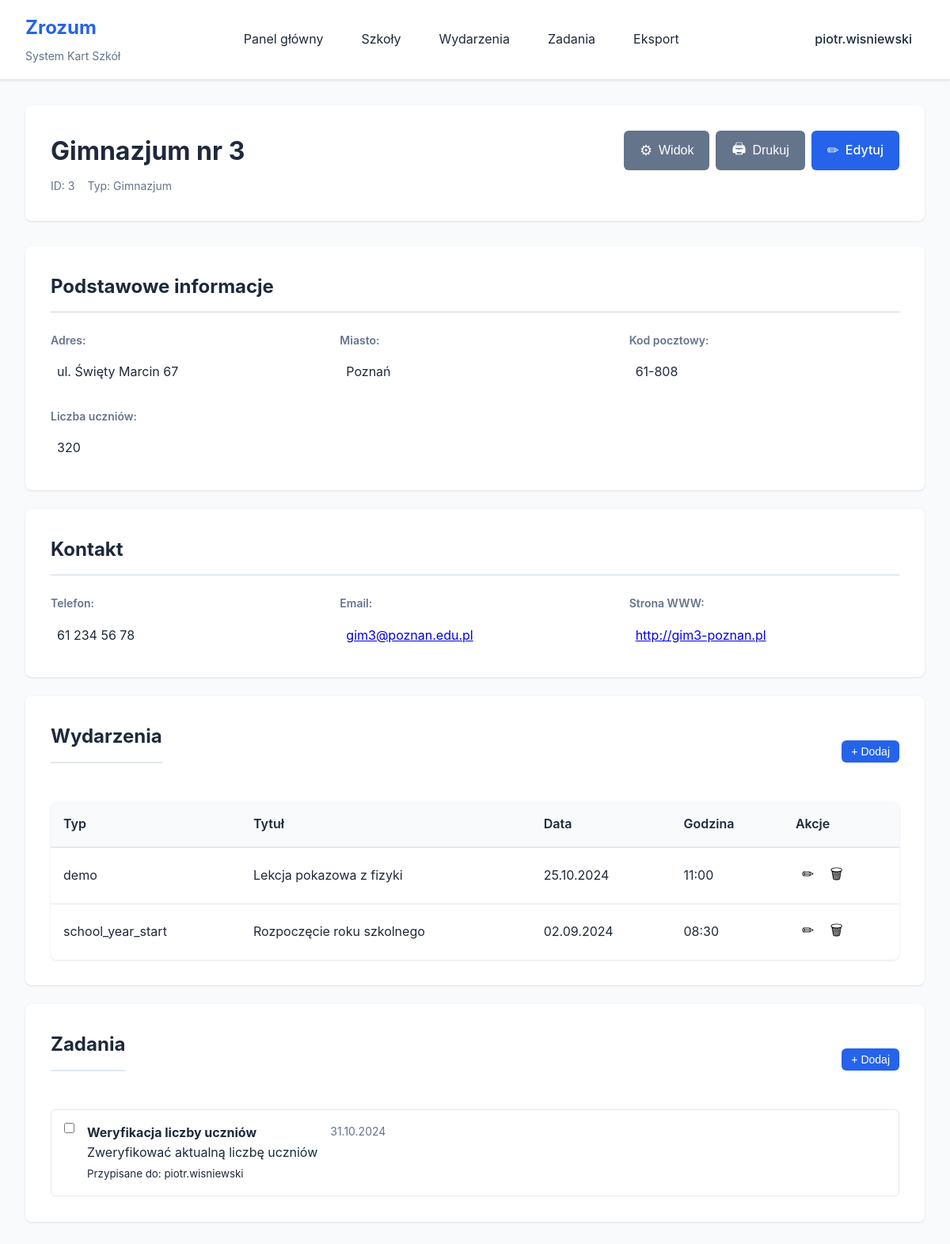
Screenshot of /school_card.php?id=3 (signed in) with the database file from the repository.
### tables this page shows
CREATE TABLE IF NOT EXISTS users (
    id INT AUTO_INCREMENT PRIMARY KEY,
    username VARCHAR(50) UNIQUE NOT NULL,
    email VARCHAR(100) UNIQUE NOT NULL,
    password_hash VARCHAR(255) NOT NULL,
    role ENUM('admin', 'worker', 'call_center') DEFAULT 'worker',
    created_at TIMESTAMP DEFAULT CURRENT_TIMESTAMP,
    updated_at TIMESTAMP DEFAULT CURRENT_TIMESTAMP ON UPDATE CURRENT_TIMESTAMP,
    last_login TIMESTAMP NULL,
    INDEX idx_username (username),
    INDEX idx_email (email)
);

CREATE TABLE IF NOT EXISTS schools (
    id INT AUTO_INCREMENT PRIMARY KEY,
    name VARCHAR(255) NOT NULL,
    address TEXT,
    city VARCHAR(100),
    postal_code VARCHAR(20),
    phone VARCHAR(50),
    email VARCHAR(100),
    website VARCHAR(255),
    school_type VARCHAR(100),
    student_count INT,
    notes TEXT,
    created_at TIMESTAMP DEFAULT CURRENT_TIMESTAMP,
    updated_at TIMESTAMP DEFAULT CURRENT_TIMESTAMP ON UPDATE CURRENT_TIMESTAMP,
    created_by INT,
    FOREIGN KEY (created_by) REFERENCES users(id) ON DELETE SET NULL,
    INDEX idx_name (name),
    INDEX idx_city (city)
);

CREATE TABLE IF NOT EXISTS events (
    id INT AUTO_INCREMENT PRIMARY KEY,
    school_id INT NOT NULL,
    event_type ENUM('school_year_start', 'meeting', 'demo', 'other') NOT NULL,
    title VARCHAR(255) NOT NULL,
    description TEXT,
    event_date DATE NOT NULL,
    event_time TIME,
    created_by INT,
    created_at TIMESTAMP DEFAULT CURRENT_TIMESTAMP,
    updated_at TIMESTAMP DEFAULT CURRENT_TIMESTAMP ON UPDATE CURRENT_TIMESTAMP,
    FOREIGN KEY (school_id) REFERENCES schools(id) ON DELETE CASCADE,
    FOREIGN KEY (created_by) REFERENCES users(id) ON DELETE SET NULL,
    INDEX idx_event_date (event_date),
    INDEX idx_event_type (event_type),
    INDEX idx_school (school_id)
);

CREATE TABLE IF NOT EXISTS tasks (
    id INT AUTO_INCREMENT PRIMARY KEY,
    school_id INT,
    assigned_to INT NOT NULL,
    task_type VARCHAR(100) NOT NULL,
    title VARCHAR(255) NOT NULL,
    description TEXT,
    due_date DATE,
    status ENUM('pending', 'completed', 'overdue') DEFAULT 'pending',
    created_by INT,
    created_at TIMESTAMP DEFAULT CURRENT_TIMESTAMP,
    completed_at TIMESTAMP NULL,
    FOREIGN KEY (school_id) REFERENCES schools(id) ON DELETE CASCADE,
    FOREIGN KEY (assigned_to) REFERENCES users(id) ON DELETE CASCADE,
    FOREIGN KEY (created_by) REFERENCES users(id) ON DELETE SET NULL,
    INDEX idx_assigned (assigned_to, status),
    INDEX idx_due_date (due_date)
);

### config/session.php (called while the page is built, shortened)
<?php
function getCurrentUserId() {
    return $_SESSION['user_id'] ?? null;
}
function getCurrentUser() {
    $pdo = getDBConnection();
    $stmt = $pdo->prepare("SELECT id, username, email, role, created_at FROM users WHERE id = ?");
    $stmt->execute([getCurrentUserId()]);
    return $stmt->fetch();
}
?>

### school_card.php (the view, shortened to what this page needs)
<?php
require_once 'config/session.php';
$user = getCurrentUser();
$pdo = getDBConnection();
$school_id = isset($_GET['id']) ? intval($_GET['id']) : 0;
$stmt = $pdo->prepare("SELECT * FROM schools WHERE id = ?");
$stmt->execute([$school_id]);
$school = $stmt->fetch();
$stmt = $pdo->prepare("
    SELECT * FROM events
    WHERE school_id = ?
    ORDER BY event_date DESC, event_time DESC
");
$stmt->execute([$school_id]);
$events = $stmt->fetchAll();
$stmt = $pdo->prepare("
    SELECT t.*, u.username as assigned_to_name
    FROM tasks t
    LEFT JOIN users u ON t.assigned_to = u.id
    WHERE t.school_id = ?
    ORDER BY t.due_date ASC, t.status
");
$stmt->execute([$school_id]);
$tasks = $stmt->fetchAll();
$stmt = $pdo->prepare("
    SELECT preference_value FROM user_preferences
    WHERE user_id = ? AND preference_key = 'school_card_visible_sections'
");
$stmt->execute([$user['id']]);
$visible_sections_pref = $stmt->fetchColumn();
$visible_sections = $visible_sections_pref ? json_decode($visible_sections_pref, true) : [];
?>
<!DOCTYPE html>
<html lang="pl">
<head>
    <link rel="stylesheet" href="public/css/style.css">
</head>
<body>
    <?php include 'includes/header.php'; ?>
    <div class="container">
        <div class="school-card-header">
            <div class="school-card-title">
                <h1><?= htmlspecialchars($school['name']) ?></h1>
                <div class="school-meta">
                    <span>ID: <?= $school['id'] ?></span>
                    <?php if ($school['school_type']): ?>
                    <span>Typ: <?= htmlspecialchars($school['school_type']) ?></span>
                    <?php endif; ?>
                </div>
            </div>
            <div class="school-card-actions">
                <button onclick="toggleSectionSettings()" class="btn btn-secondary">
                    <span class="icon">⚙</span> Widok
                </button>
                <button onclick="window.print()" class="btn btn-secondary">
                    <span class="icon">🖨</span> Drukuj
                </button>
                <a href="school_edit.php?id=<?= $school_id ?>" class="btn btn-primary">
                    <span class="icon">✏</span> Edytuj
                </a>
            </div>
        </div>
        <div class="school-section" data-section="basic_info"
             style="<?= in_array('basic_info', $visible_sections) ? '' : 'display:none;' ?>">
            <h2 class="section-title">Podstawowe informacje</h2>
            <div class="info-grid">
                <?php if ($school['address']): ?>
                <div class="info-item">
                    <label>Adres:</label>
                    <div class="info-value"><?= nl2br(htmlspecialchars($school['address'])) ?></div>
                </div>
                <?php endif; ?>
                <?php if ($school['city']): ?>
                <div class="info-item">
                    <label>Miasto:</label>
                    <div class="info-value"><?= htmlspecialchars($school['city']) ?></div>
                </div>
                <?php endif; ?>
                <?php if ($school['postal_code']): ?>
                <div class="info-item">
                    <label>Kod pocztowy:</label>
                    <div class="info-value"><?= htmlspecialchars($school['postal_code']) ?></div>
                </div>
                <?php endif; ?>
                <?php if ($school['student_count']): ?>
                <div class="info-item">
                    <label>Liczba uczniów:</label>
                    <div class="info-value"><?= htmlspecialchars($school['student_count']) ?></div>
                </div>
                <?php endif; ?>
            </div>
        </div>
        <div class="school-section" data-section="contact"
             style="<?= in_array('contact', $visible_sections) ? '' : 'display:none;' ?>">
            <h2 class="section-title">Kontakt</h2>
            <div class="info-grid">
                <?php if ($school['phone']): ?>
                <div class="info-item">
                    <label>Telefon:</label>
                    <div class="info-value"><?= htmlspecialchars($school['phone']) ?></div>
                </div>
                <?php endif; ?>
                <?php if ($school['email']): ?>
                <div class="info-item">
                    <label>Email:</label>
                    <div class="info-value">
                        <a href="mailto:<?= htmlspecialchars($school['email']) ?>">
                            <?= htmlspecialchars($school['email']) ?>
                        </a>
                    </div>
                </div>
                <?php endif; ?>
                <?php if ($school['website']): ?>
                <div class="info-item">
                    <label>Strona WWW:</label>
                    <div class="info-value">
                        <a href="<?= htmlspecialchars($school['website']) ?>" target="_blank">
                            <?= htmlspecialchars($school['website']) ?>
                        </a>
                    </div>
                </div>
                <?php endif; ?>
            </div>
        </div>
        <div class="school-section" data-section="events"
             style="<?= in_array('events', $visible_sections) ? '' : 'display:none;' ?>">
            <div class="section-header">
                <h2 class="section-title">Wydarzenia</h2>
                <button onclick="addEvent(<?= $school_id ?>)" class="btn btn-small btn-primary">+ Dodaj</button>
            </div>
            <?php if (empty($events)): ?>
                <p class="no-data">Brak wydarzeń</p>
            <?php else: ?>
                <table class="data-table">
                    <thead>
                        <tr>
                            <th>Typ</th>
                            <th>Tytuł</th>
                            <th>Data</th>
                            <th>Godzina</th>
                            <th>Akcje</th>
                        </tr>
                    </thead>
                    <tbody>
                        <?php foreach ($events as $event): ?>
                        <tr>
                            <td><?= htmlspecialchars($event['event_type']) ?></td>
                            <td><?= htmlspecialchars($event['title']) ?></td>
                            <td><?= date('d.m.Y', strtotime($event['event_date'])) ?></td>
                            <td><?= $event['event_time'] ? date('H:i', strtotime($event['event_time'])) : '-' ?></td>
                            <td>
                                <button onclick="editEvent(<?= $event['id'] ?>)" class="btn-icon">✏</button>
                                <button onclick="deleteEvent(<?= $event['id'] ?>)" class="btn-icon">🗑</button>
                            </td>
                        </tr>
                        <?php endforeach; ?>
                    </tbody>
                </table>
            <?php endif; ?>
        </div>
        <div class="school-section" data-section="tasks"
             style="<?= in_array('tasks', $visible_sections) ? '' : 'display:none;' ?>">
            <div class="section-header">
                <h2 class="section-title">Zadania</h2>
                <button onclick="addTask(<?= $school_id ?>)" class="btn btn-small btn-primary">+ Dodaj</button>
            </div>
            <?php if (empty($tasks)): ?>
                <p class="no-data">Brak zadań</p>
            <?php else: ?>
                <div class="tasks-list">
                    <?php foreach ($tasks as $task): ?>
                    <div class="task-item">
                        <input type="checkbox"
                               onclick="toggleTaskStatus(<?= $task['id'] ?>)"
                               <?= $task['status'] === 'completed' ? 'checked' : '' ?>>
                        <div class="task-content">
                            <h4><?= htmlspecialchars($task['title']) ?></h4>
                            <p><?= htmlspecialchars($task['description'] ?? '') ?></p>
                            <small>Przypisane do: <?= htmlspecialchars($task['assigned_to_name']) ?></small>
                        </div>
                        <div class="task-date">
                            <?php if ($task['due_date']): ?>
                            <span><?= date('d.m.Y', strtotime($task['due_date'])) ?></span>
                            <?php endif; ?>
                        </div>
                    </div>
                    <?php endforeach; ?>
                </div>
            <?php endif; ?>
        </div>
    </div>
</body>
</html>

### includes/header.php (shortened to what this page needs)
<header class="main-header">
    <div class="header-container">
        <div class="header-left">
            <a href="dashboard.php" class="logo">
                <h1>Zrozum</h1>
                <span>System Kart Szkół</span>
            </a>
        </div>
        <nav class="main-nav">
            <a href="dashboard.php" class="nav-link">Panel główny</a>
            <a href="schools.php" class="nav-link">Szkoły</a>
            <a href="events.php" class="nav-link">Wydarzenia</a>
            <a href="tasks.php" class="nav-link">Zadania</a>
            <a href="export.php" class="nav-link">Eksport</a>
        </nav>
        <div class="header-right">
            <div class="user-menu">
                <span class="user-name"><?= htmlspecialchars($user['username']) ?></span>
            </div>
        </div>
    </div>
</header>

### public/css/style.css (style rules this page uses)
* { margin: 0; padding: 0; box-sizing: border-box; }
:root { --primary-color: #2563eb; --secondary-color: #64748b; --success-color: #10b981; --warning-color: #f59e0b; --error-color: #ef4444; --bg-color: #f8fafc; --text-color: #1e293b; --border-color: #e2e8f0; --shadow: 0 1px 3px 0 rgba(0, 0, 0, 0.1); --shadow-lg: 0 10px 15px -3px rgba(0, 0, 0, 0.1); }
body { font-family: -apple-system, BlinkMacSystemFont, 'Segoe UI', Roboto, 'Helvetica Neue', Arial, sans-serif; background-color: var(--bg-color); color: var(--text-color); line-height: 1.6; }
.main-header { background: white; border-bottom: 1px solid var(--border-color); box-shadow: var(--shadow); position: sticky; top: 0; z-index: 100; }
.header-container { max-width: 1400px; margin: 0 auto; padding: 1rem 2rem; display: flex; align-items: center; justify-content: space-between; }
.header-left .logo { text-decoration: none; color: var(--text-color); }
.header-left h1 { font-size: 1.5rem; color: var(--primary-color); margin-bottom: 0.25rem; }
.header-left span { font-size: 0.875rem; color: var(--secondary-color); }
.main-nav { display: flex; gap: 1rem; }
.nav-link { padding: 0.5rem 1rem; text-decoration: none; color: var(--text-color); border-radius: 0.375rem; transition: background-color 0.2s; }
.user-menu { position: relative; }
.user-name { padding: 0.5rem 1rem; cursor: pointer; font-weight: 500; }
.container { max-width: 1400px; margin: 0 auto; padding: 2rem; }
.btn { display: inline-flex; align-items: center; gap: 0.5rem; padding: 0.625rem 1.25rem; border: none; border-radius: 0.375rem; font-size: 1rem; font-weight: 500; cursor: pointer; text-decoration: none; transition: all 0.2s; }
.btn-primary { background-color: var(--primary-color); color: white; }
.btn-secondary { background-color: var(--secondary-color); color: white; }
.btn-small { padding: 0.375rem 0.75rem; font-size: 0.875rem; }
.btn-icon { padding: 0.25rem 0.5rem; background: none; border: none; cursor: pointer; font-size: 1.125rem; }
.section-header { display: flex; align-items: center; justify-content: space-between; margin-bottom: 1.5rem; }
.tasks-list { display: flex; flex-direction: column; gap: 1rem; }
.task-item { display: flex; align-items: flex-start; gap: 1rem; padding: 1rem; border: 1px solid var(--border-color); border-radius: 0.375rem; transition: background-color 0.2s; }
.task-date { color: var(--secondary-color); font-size: 0.875rem; }
.data-table { width: 100%; background: white; border-collapse: collapse; box-shadow: var(--shadow); border-radius: 0.5rem; overflow: hidden; }
.data-table thead { background-color: var(--bg-color); }
.data-table th { padding: 1rem; text-align: left; font-weight: 600; color: var(--text-color); border-bottom: 2px solid var(--border-color); }
.data-table td { padding: 1rem; border-bottom: 1px solid var(--border-color); }
.data-table tr:last-child td { border-bottom: none; }
.school-card-header { display: flex; justify-content: space-between; align-items: flex-start; margin-bottom: 2rem; background: white; padding: 2rem; border-radius: 0.5rem; box-shadow: var(--shadow); }
.school-card-title h1 { margin-bottom: 0.5rem; }
.school-meta { display: flex; gap: 1rem; color: var(--secondary-color); font-size: 0.875rem; }
.school-card-actions { display: flex; gap: 0.5rem; }
.icon { font-size: 1.125rem; }
.school-section { background: white; padding: 2rem; border-radius: 0.5rem; box-shadow: var(--shadow); margin-bottom: 1.5rem; }
.section-title { margin-bottom: 1.5rem; padding-bottom: 0.75rem; border-bottom: 2px solid var(--border-color); color: var(--text-color); }
.info-grid { display: grid; grid-template-columns: repeat(auto-fit, minmax(300px, 1fr)); gap: 1.5rem; }
.info-item { display: flex; flex-direction: column; }
.info-item label { font-weight: 600; color: var(--secondary-color); margin-bottom: 0.5rem; font-size: 0.875rem; }
.info-value { color: var(--text-color); padding: 0.5rem; border-radius: 0.25rem; }

### rows the page displays
users: username "piotr.wisniewski"
schools: name "Gimnazjum nr 3", id "3", school_type "Gimnazjum", address "ul. Święty Marcin 67", city "Poznań", postal_code "61-808", student_count "320", phone "61 234 56 78", email "gim3@poznan.edu.pl", website "http://gim3-poznan.pl"
events: event_type "demo", title "Lekcja pokazowa z fizyki", event_date "25.10.2024", event_time "11:00"
events: event_type "school_year_start", title "Rozpoczęcie roku szkolnego", event_date "02.09.2024", event_time "08:30"
tasks: title "Weryfikacja liczby uczniów", description "Zweryfikować aktualną liczbę uczniów", assigned_to.username "piotr.wisniewski", due_date "31.10.2024"
